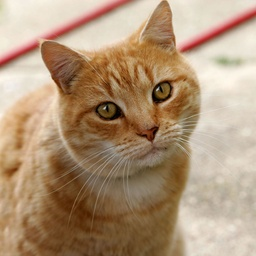
#> input picture 2_vision/cat0.jpg, 256 x 256 px, shrunk from 1280 x 1278 before the run
$ jupyter execute 1_filter.ipynb
#> lines starting #> are read from the running program, lines starting #| are printed output that depends on the picture
[cell 1]
import matplotlib.pyplot as plt
import numpy as np
import matplotlib.image as mpimg
import scipy.ndimage.filters as filter

def normalize(matrix):
    sum = np.sum(matrix)
    if sum > 0.:
        return matrix / sum
    else:
        return matrix

def neighbors(r,c,supermatrix):
    m = supermatrix[r:r+3,c:c+3]
    return m

def convolve(n,kernel):
    sum = 0
    for (rr,cc),value in np.ndenumerate(n):
        sum += n[rr,cc] * kernel[rr,cc]

    return sum % 255

def poor_mans_convolve(matrix,super,kernel,shape):
    result = np.ndarray(shape,dtype=float)

    for (r,c),value in np.ndenumerate(matrix):
        n = neighbors(r,c,super)
        result[r,c] = convolve(n,kernel)

    return result

fig = plt.figure(figsize=(14, 6.5), dpi=100)

kernel_edge_detect1 = np.array([[1.,0.,-1.],
                                [0.,0.,0.],
                                [-1.,0.,1.]])

kernel_edge_detect2 = np.array([[0.,1.,0.],
                                [1.,-4.,1.],
                                [0.,1.,0.]])

kernel_edge_detect3 = np.array([[-1.,-1.,-1.],
                                [-1.,8.,-1.],
                                [-1.,-1.,-1.]])

kernel_sharpen = np.array([[0.,-1.,0.],
                           [-1.,5.,-1.],
                           [0.,-1.,0.]])

kernel_sharpen2 = np.array([[-1.,-1.,-1.],
                           [-1.,9.,-1.],
                           [-1.,-1.,-1.]])

kernel_blur = np.array([[1.,1.,1.],
                        [1.,1.,1.],
                        [1.,1.,1.]])

kernel_list = [kernel_edge_detect1,kernel_edge_detect2,kernel_edge_detect3,kernel_sharpen,kernel_sharpen2,kernel_blur]
title_list = ['edge-detect1','edge-detect2','edge-detect3','sharpen1','sharpen2','blur']

image=mpimg.imread('cat0.jpg')[:,:,0]
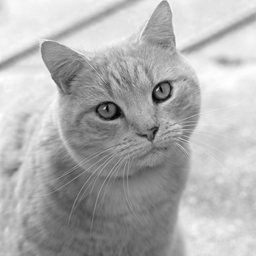
#> image: shape (256, 256); min 1, max 255, mean 175.8
shape = image.shape
#> shape = (256, 256)
newimage = np.ndarray(shape,dtype=float)
poorimage = np.ndarray(shape,dtype=float)
supershape = (shape[0] + 2,shape[1] + 2)
#> supershape = (258, 258)
supermatrix = np.zeros(supershape,dtype=float)
supermatrix[1:-1,1:-1] = image
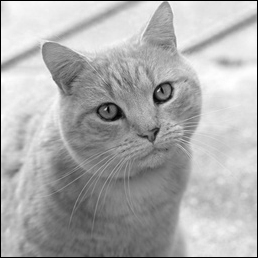
#> supermatrix: shape (258, 258) float64; min 0, max 255, mean 173.1

imagelist_std_convolve = []
imagelist_poor_convolve = []

fig.add_subplot(4,4,1)
plt.title('Original image')
plt.imshow(image,cmap=plt.cm.gray)
plt.axis('off')

for i in range(len(kernel_list)):
    kernel_list[i] = normalize(kernel_list[i])
    newimage = filter.convolve(image,kernel_list[i],mode='constant', cval=0)
    imagelist_std_convolve.append(newimage)
    print('kernel')
    print(kernel_list[i])

    print('')
    fig.add_subplot(4,4,i+2)
    plt.title(title_list[i])
    plt.imshow(newimage,cmap=plt.cm.gray)
    plt.axis('off')
#> this loop made 6 passes
#> pass 1, `newimage = filter.convolve(image,kernel_list[i],mode='constant', cval=0)`:
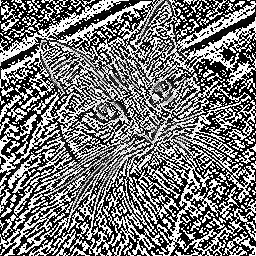
#> newimage: shape (256, 256); min 0, max 255, mean 119
#> pass 2, `newimage = filter.convolve(image,kernel_list[i],mode='constant', cval=0)`:
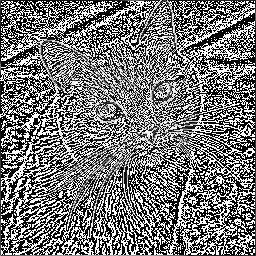
#> newimage: shape (256, 256); min 0, max 255, mean 119.4
#> pass 3, `newimage = filter.convolve(image,kernel_list[i],mode='constant', cval=0)`:
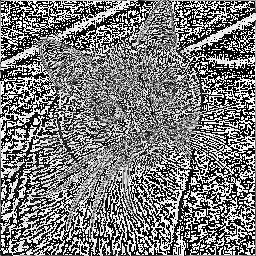
#> newimage: shape (256, 256); min 0, max 255, mean 122.5
#> after the loop, imagelist_std_convolve = 6 items; kernel_list = 6 items

for i in range(len(kernel_list)):
    flipped_kernel = kernel_list[i].copy()
    flipped_kernel = np.fliplr(flipped_kernel)
    flipped_kernel = np.flipud(flipped_kernel)
    flipped_kernel = normalize(flipped_kernel)
    poorimage=poor_mans_convolve(image,supermatrix,flipped_kernel,shape)
    imagelist_poor_convolve.append(poorimage)
    print('flipped_kernel')
    print(flipped_kernel)
    print()
    fig.add_subplot(4,4,i+2+6)
    plt.title('poor mans ' + title_list[i])
    plt.imshow(poorimage,cmap=plt.cm.gray)
    plt.axis('off')
#> this loop made 6 passes
#> flipped_kernel on pass 1: [[1, 0, -1], [0, 0, 0], [-1, 0, 1]]
#> (printed output is left out)

plt.tight_layout()
plt.show()
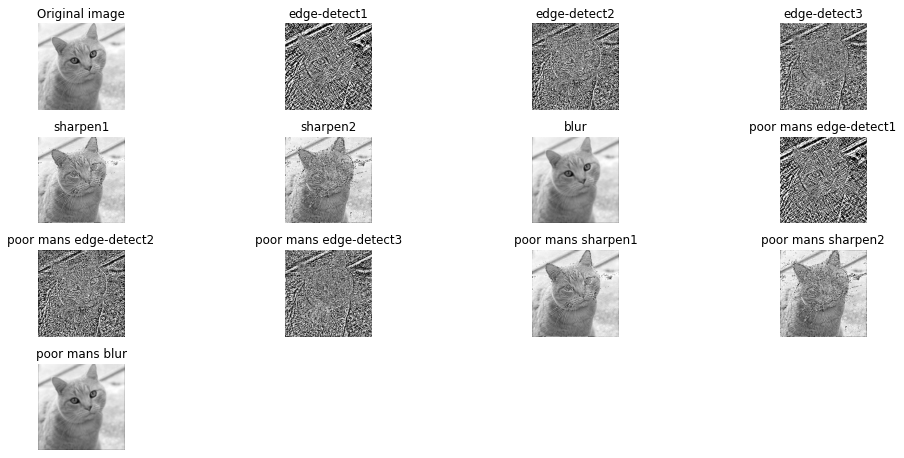
#> figure drawn by matplotlib, 13 panels
